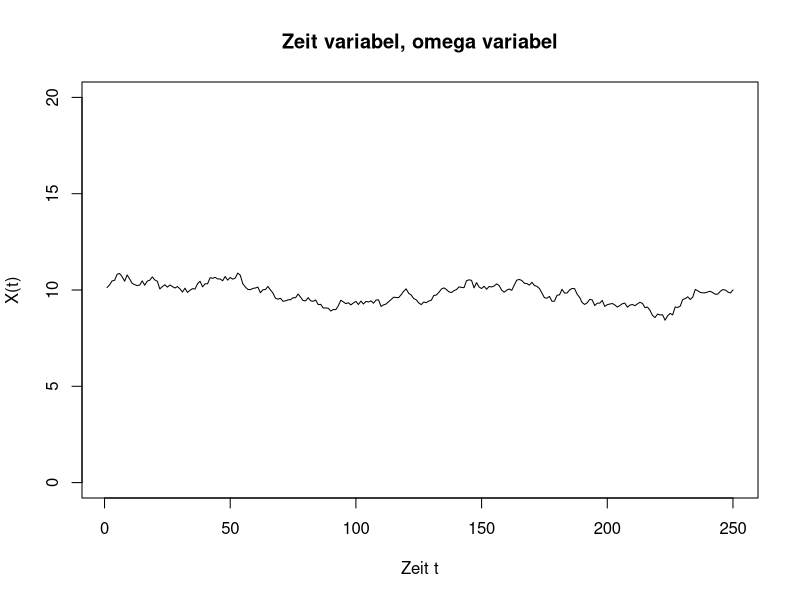
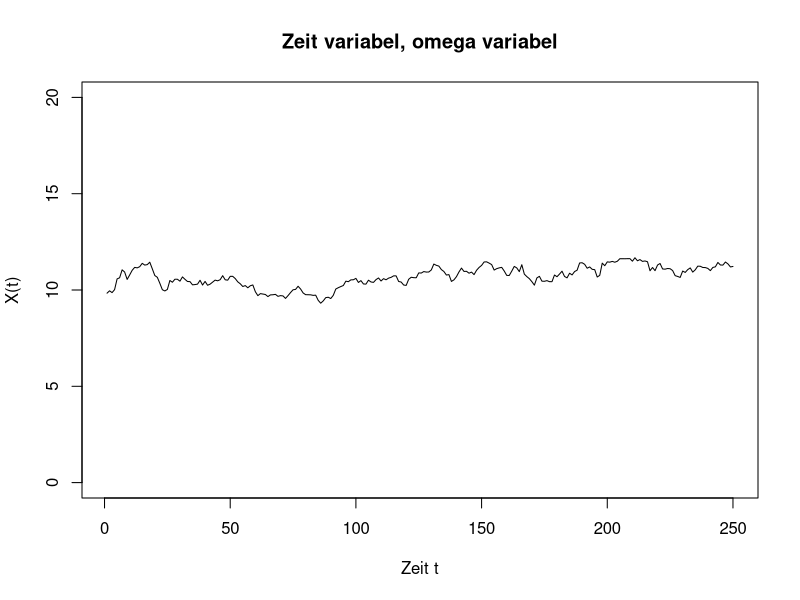
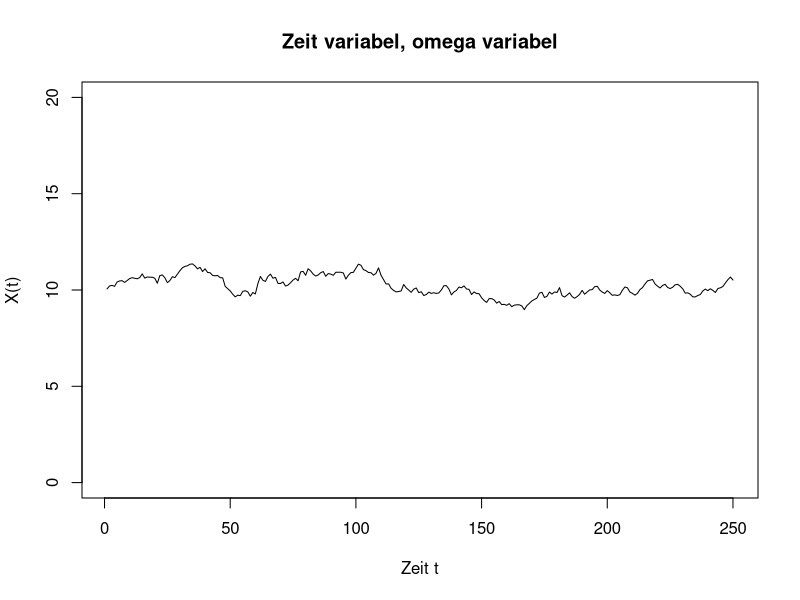
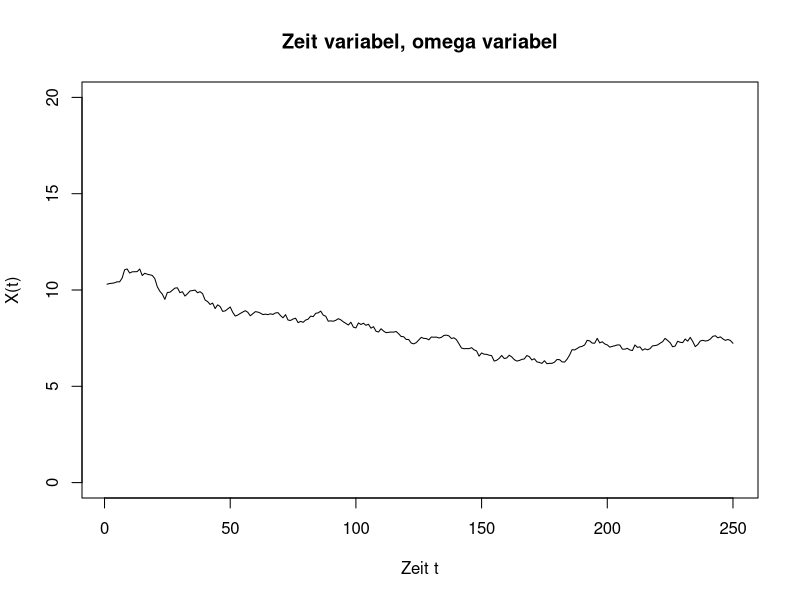
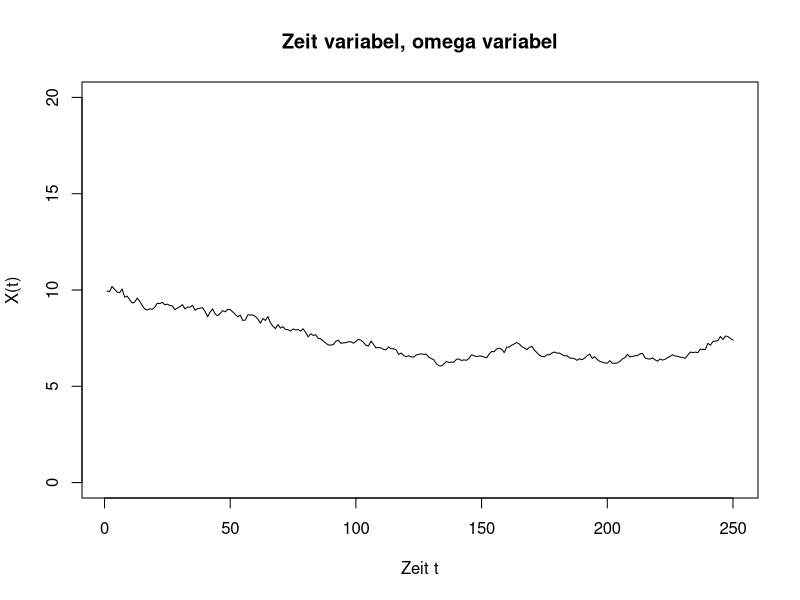
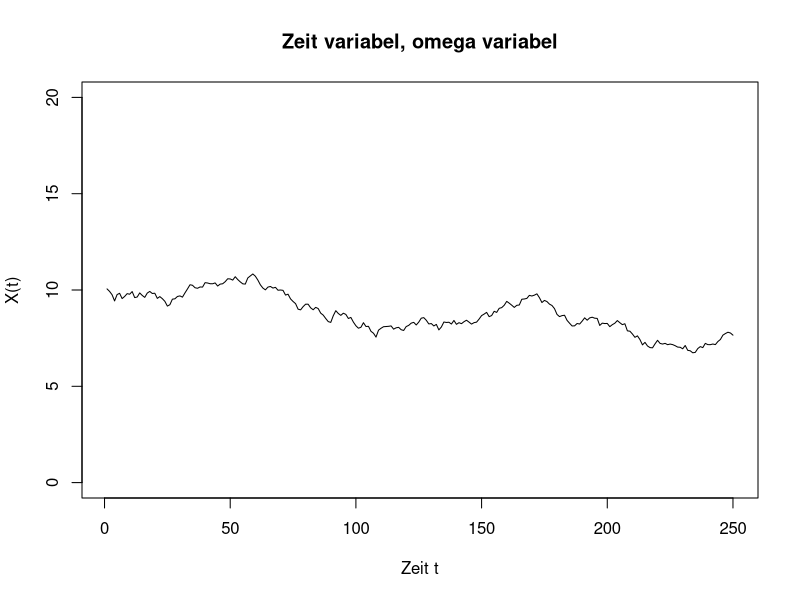
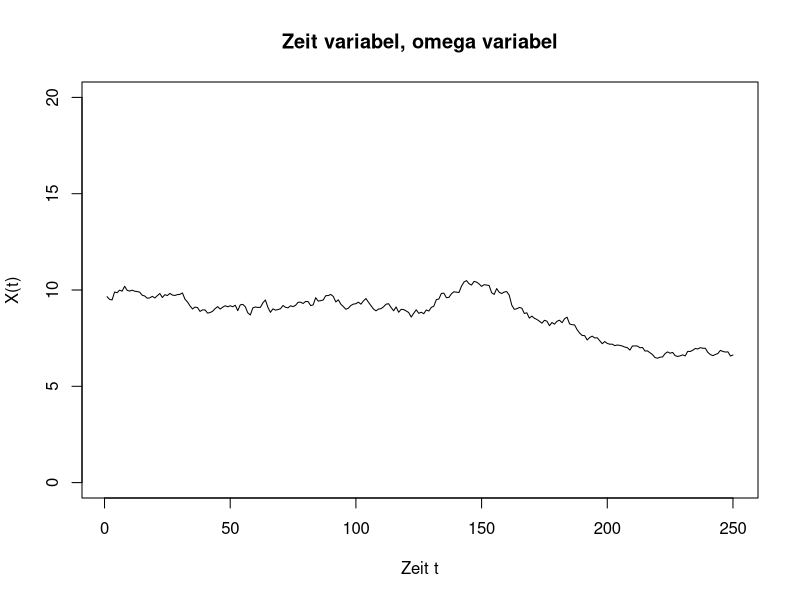
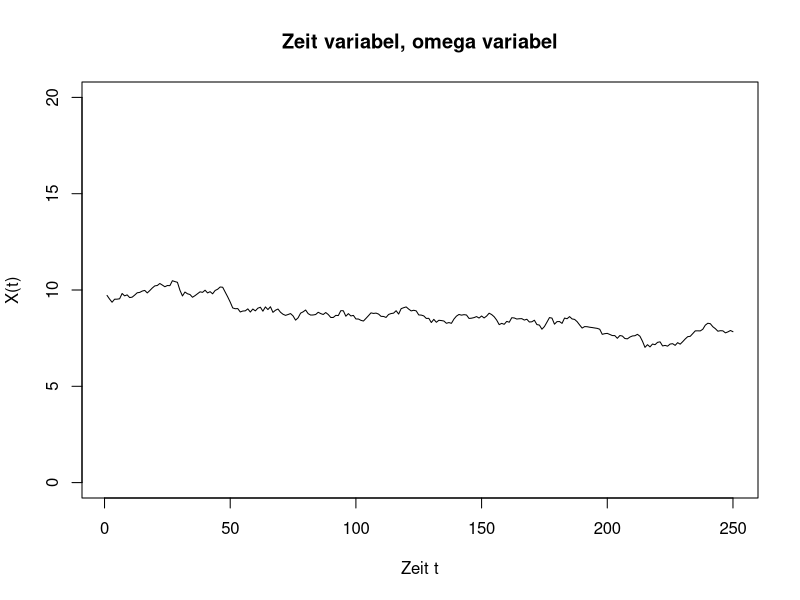

These figures' R source, in order:
# Illustration eines stochastischen Prozesses

wait <- function(hsec)
  {
  q0 <- proc.time()[3]
  while((proc.time()[3]-q0)<hsec/100) z <- 0
  }
  
p0 <- proc.time()[3]
while(proc.time()[3]-p0<10)
  {
  plot(10*exp(cumsum(rnorm(250,sd=0.25/sqrt(250)))),type="l",ylim=c(0,20),xlab="Zeit t",ylab="X(t)",main="Zeit variabel, omega variabel")
  wait(8)
  }

plot(10*exp(cumsum(rnorm(250,sd=0.25/sqrt(250)))),type="l",ylim=c(0,20),xlab="Zeit t",ylab="X(t)",main="Zeit variabel, omega fest")
locator(1)

p0 <- proc.time()[3]
while(proc.time()[3]-p0<10)
  {
  x <- 10*exp(cumsum(rnorm(250,sd=0.25/sqrt(250))))
  plot(x,type="l",ylim=c(0,20),xlab="Zeit t",ylab="X(t)",main="Zeit fest, omega variabel")
  abline(v=150,lty="dashed")
  points(150,x[150],col="red",lwd=5,pch=19)
  wait(8)
  }

x <- 10*exp(cumsum(rnorm(250,sd=0.25/sqrt(250))))
plot(x,type="l",ylim=c(0,20),xlab="Zeit t",ylab="X(t)",main="Zeit fest, omega fest")
abline(v=150,lty="dashed")
points(150,x[150],col="red",lwd=5,pch=19)
